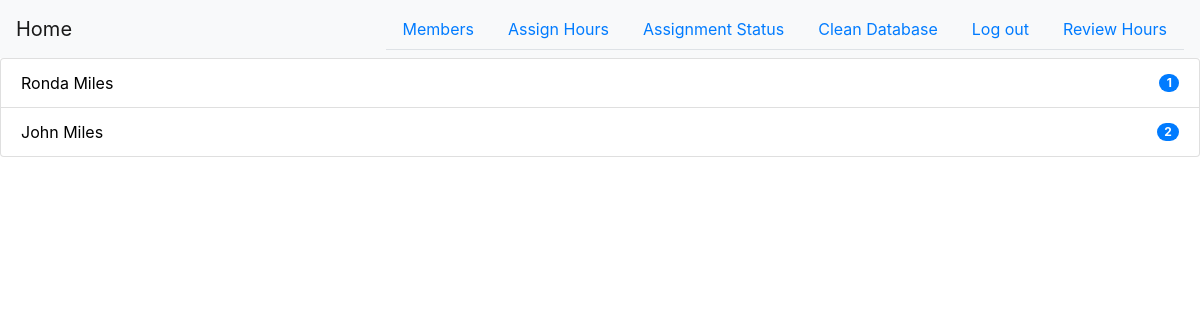
Page /members (signed in) on the earlier database version.
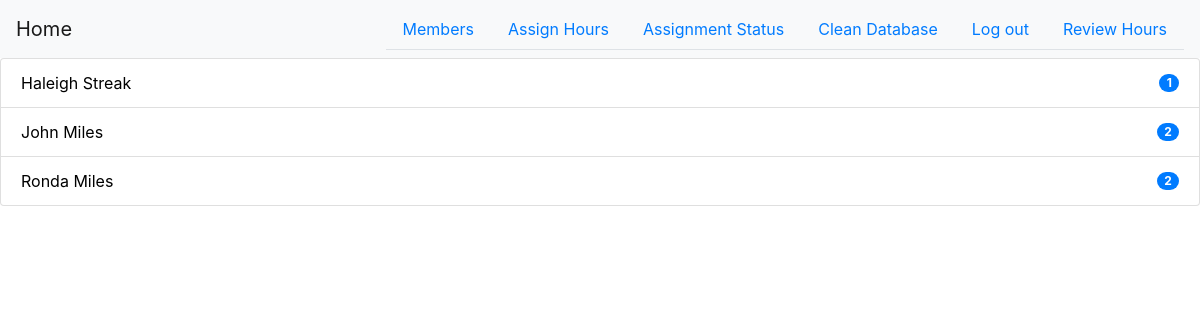
Same page on the later database version.
### app.py (models this page shows, shortened)
class Member(db.Model):
    id = db.Column(db.Integer, primary_key=True)
    first = db.Column(db.Text)
    last = db.Column(db.Text)
    phone = db.Column(db.Text)
    email = db.Column(db.Text)
    status = db.Column(db.Text)
    active = db.Column(db.Boolean)
    hours = db.Column(db.Integer)
    assigned = db.Column(db.Boolean)

### app.py (the view)
@app.route('/members', methods=['GET', 'POST'])
@login_required
def members():
    from utils.components import GenerateMembersButton
    generate = GenerateMembersButton()
    if generate.validate_on_submit():
        from modules.MemberGenerator import generate_members
        member_list = generate_members()
        db.session.add_all(member_list)
        db.session.commit()
        return redirect(url_for('members'))
    try:
        member_list = Member.query.all()
        member_list = sorted(member_list, key=lambda member: member.hours)
        member_list = [member for member in member_list if member.active]
    except Exception as e:
        print(e)
        member_list = []
    return render_template('members.html', generate=generate, member_list=member_list)

### app.py (called while the page is built)
@login_manager.user_loader
def load_user(user_id):
    return User.query.get(user_id)

### templates/members.html (shortened to what this page needs)
{% extends "base.html" %}
{% block content %}
    {% if member_list %}
        <ul class="list-group">
            {% for member in member_list %}
                <li class="list-group-item d-flex justify-content-between align-items-center">
                    <a style="color:black" href="{{ url_for('member_page',identifier=member.id)}}">
                        {{ member.first + ' ' + member.last}}
                    </a>
                    <span class="badge badge-primary badge-pill">{{ member.hours }}</span>
                </li>
            {% endfor %}
        </ul>
    {% endif %}
{% endblock %}

### templates/base.html (shortened to what this page needs)
<!DOCTYPE html>
<html lang="en">
<head>
    <link rel="stylesheet" href="https://stackpath.bootstrapcdn.com/bootstrap/4.3.1/css/bootstrap.min.css">
</head>
<body>
<nav class="navbar navbar-light bg-light">
    <a class="navbar-brand" href="{{ url_for('index')}}">Home</a>
    {% if current_user.is_authenticated %}
        <ul class="nav nav-tabs">
            <li class="nav-item">
                <a class="nav-link" href="{{ url_for('members')}}">Members<span class="sr-only">(current)</span></a>
            </li>
            <li class="nav-item">
                <a class="nav-link" href="{{ url_for('assignment')}}">Assign Hours<span class="sr-only">(current)</span></a>
            </li>
            <li class="nav-item">
                <a class="nav-link" href="{{ url_for('assignment_status')}}">Assignment Status<span class="sr-only">(current)</span></a>
            </li>
            <li class="nav-item">
                <a class="nav-link" href="{{ url_for('delete')}}">Clean Database<span class="sr-only">(current)</span></a>
            </li>
            <li class="nav-item">
                <a class="nav-link" href="{{ url_for('logout') }}">Log out<span class="sr-only">(current)</span></a>
            </li>
            <li class="nav-item">
                <a class="nav-link" href="{{ url_for('review_main') }}">Review Hours<span class="sr-only">(current)</span></a>
            </li>
        </ul>
    {% endif %}
</nav>
{% block content %}
{% endblock %}
</body>
</html>

Differences in the rows shown:
added Member: first+last "Haleigh Streak", hours "1"
changed Member "John Miles": moves up the list
changed Member "Ronda Miles": hours "1" → "2"
